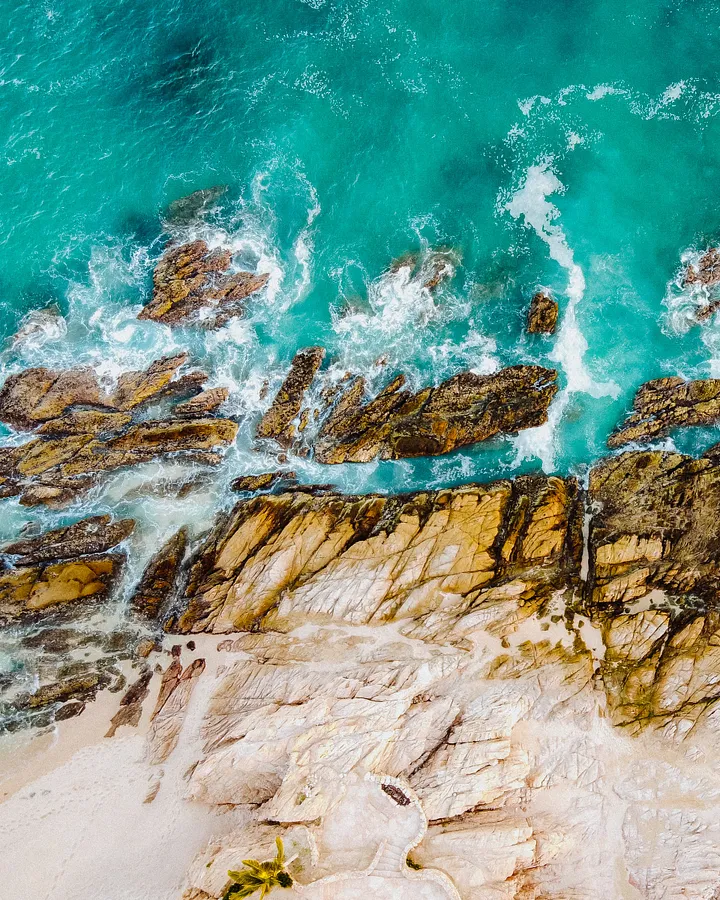
#> input picture testimage.jpeg, 720 x 900 px
$ python rotate.py
#> lines starting #> are read from the running program, lines starting #| are printed output that depends on the picture
import cv2
import numpy as np

FILE_NAME = 'testimage.jpeg'
try:
	# Read image from the disk.
	img = cv2.imread(FILE_NAME)
#> img is the input picture: shape (900, 720, 3); mean B, G, R 140.8, 153.8, 116.1

	# Shape of image in terms of pixels.
	(rows, cols) = img.shape[:2]
#> rows = 900; cols = 720

	# getRotationMatrix2D creates a matrix needed for transformation.
	# We want matrix for rotation w.r.t center to 45 degree without scaling.
	M = cv2.getRotationMatrix2D((cols / 2, rows / 2), 45, 1)
	res = cv2.warpAffine(img, M, (cols, rows))
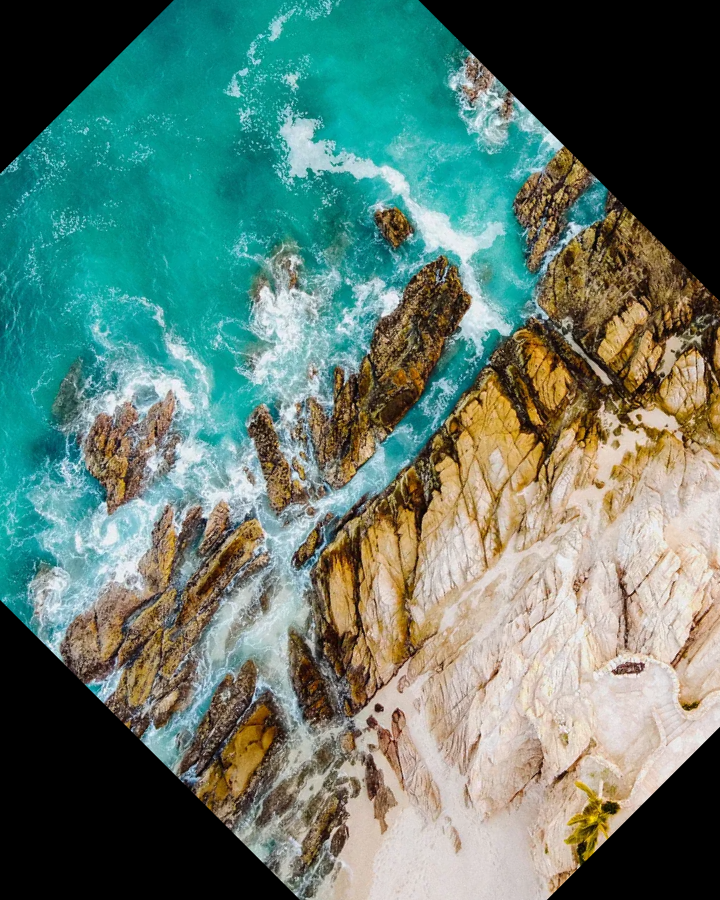
#> res: shape (900, 720, 3); mean B, G, R 111.2, 122.8, 95.7

	# Write image back to disk.
	cv2.imshow("Result",res)
	cv2.waitKey(0)
except IOError:
	print ('Error while reading files !!!')
